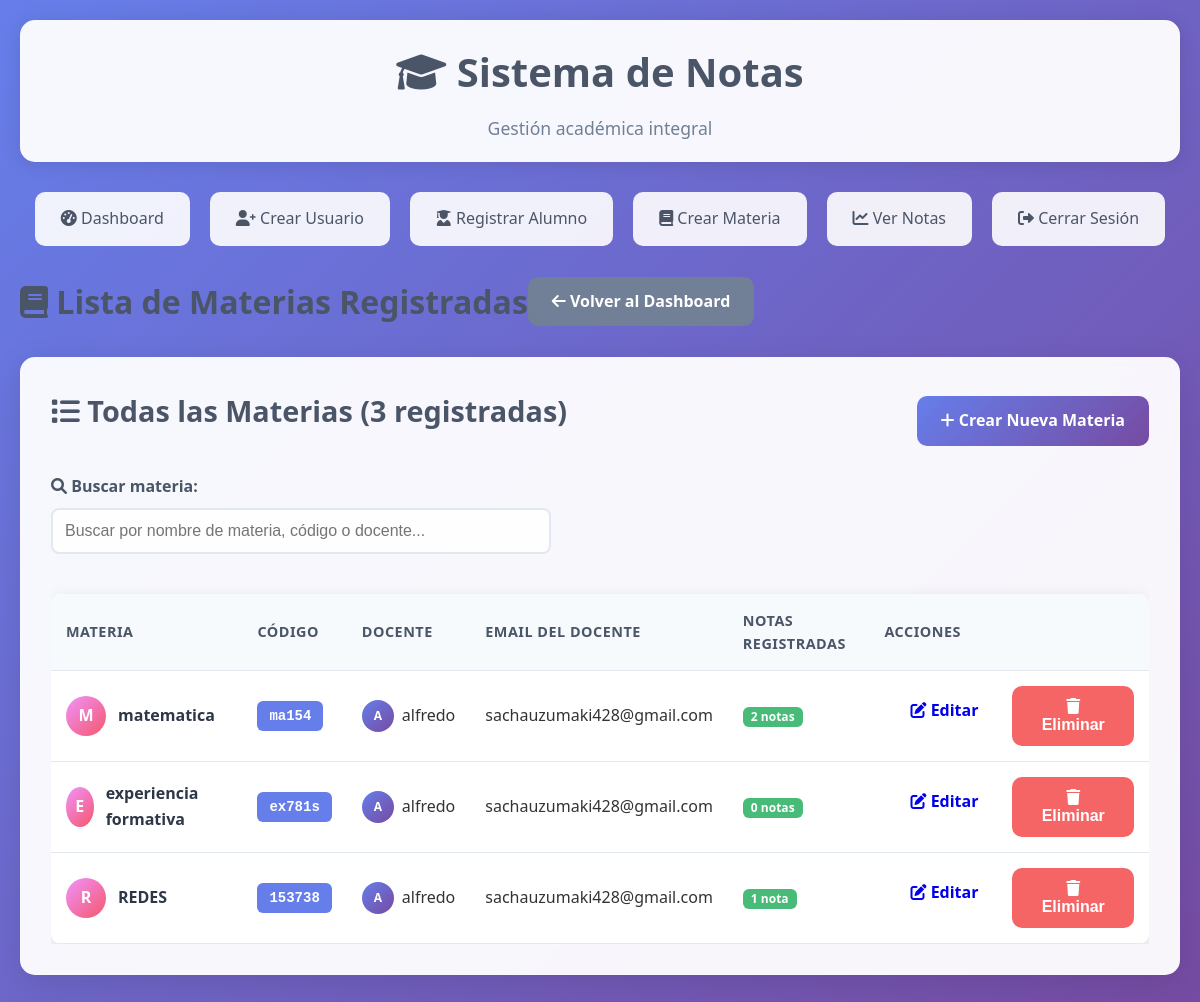
The app's page /admin/ver_materias (signed in), older data.
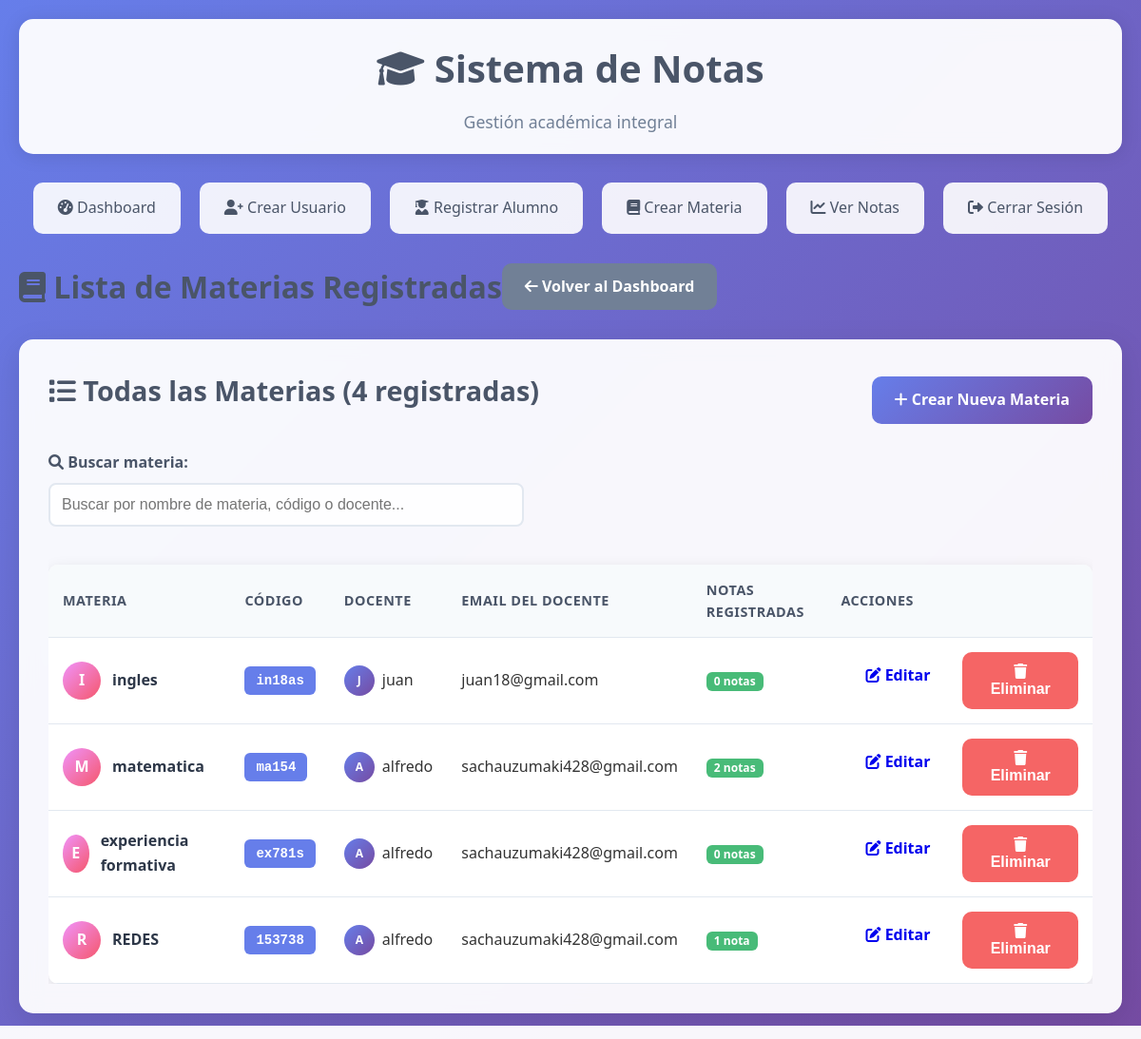
The same page, newer data.
### app.py (models this page shows)
class Materia(db.Model):
    id = db.Column(db.Integer, primary_key=True)
    nombre = db.Column(db.String(100), nullable=False)
    codigo = db.Column(db.String(20), unique=True, nullable=False)
    docente_id = db.Column(db.Integer, db.ForeignKey('usuario.id'), nullable=False)
    docente = db.relationship('Usuario', backref=db.backref('materias', lazy=True))

class Usuario(db.Model):
    id = db.Column(db.Integer, primary_key=True)
    username = db.Column(db.String(80), unique=True, nullable=False)
    email = db.Column(db.String(120), unique=True, nullable=False)
    password_hash = db.Column(db.String(120), nullable=False)
    tipo = db.Column(db.String(20), nullable=False)  # 'admin' o 'docente'
    fecha_creacion = db.Column(db.DateTime, default=datetime.utcnow)

### app.py (the view)
@app.route('/admin/ver_materias')
def admin_ver_materias():
    if not session.get('user_id') or session.get('tipo') != 'admin':
        return redirect(url_for('login'))
    materias_query = db.session.query(Materia, Usuario).join(Usuario, Materia.docente_id == Usuario.id).order_by(Materia.id.desc()).all()
    materias = []
    for materia, docente in materias_query:
        notas_count = Nota.query.filter_by(materia_id=materia.id).count()
        materias.append((materia, docente, notas_count))
    return render_template('admin/ver_materias.html', materias=materias)

### app.py (called while the page is built)
@app.context_processor
def inject_flash_cleanup():
    return dict()

### templates/admin/ver_materias.html (shortened to what the changed rows need)
{% extends "base.html" %}
{% block content %}
<div class="dashboard-header">
    <div style="display: flex; justify-content: space-between; align-items: center;">
        <h1 class="dashboard-title"><i class="fas fa-book"></i> Lista de Materias Registradas</h1>
    </div>
</div>
<div class="card">
    <div style="display: flex; justify-content: space-between; align-items: center; margin-bottom: 20px;">
        <h2><i class="fas fa-list"></i> Todas las Materias ({{ materias|length }} registradas)</h2>
        <a href="{{ url_for('admin_crear_materia') }}" class="btn btn-primary">
            <i class="fas fa-plus"></i> Crear Nueva Materia
        </a>
    </div>
    {% if materias %}
    <div class="table-responsive">
        <table class="table">
            <thead>
                <tr>
                    <th>Materia</th>
                    <th>Código</th>
                    <th>Docente</th>
                    <th>Email del Docente</th>
                    <th>Notas Registradas</th>
                    <th>Acciones</th>
                </tr>
            </thead>
            <tbody>
                {% for materia, docente, notas_count in materias %}
                <tr class="materia-row"
                    data-nombre="{{ materia.nombre }}"
                    data-codigo="{{ materia.codigo }}"
                    data-docente="{{ docente.username }}">
                    <td>
                        <div style="display: flex; align-items: center;">
                            <div class="avatar" style="width: 40px; height: 40px; border-radius: 50%; background: linear-gradient(135deg, #f093fb 0%, #f5576c 100%); display: flex; align-items: center; justify-content: center; margin-right: 12px; color: white; font-weight: bold; font-size: 16px;">
                                {{ materia.nombre[0].upper() }}
                            </div>
                            <div>
                                <div style="font-weight: 600; color: #2d3748;">{{ materia.nombre }}</div>
                            </div>
                        </div>
                    </td>
                    <td>
                        <span class="badge badge-primary" style="font-size: 14px; padding: 8px 12px; font-family: monospace;">
                            {{ materia.codigo }}
                        </span>
                    </td>
                    <td>
                        <div style="display: flex; align-items: center;">
                            <div class="avatar" style="width: 32px; height: 32px; border-radius: 50%; background: linear-gradient(135deg, #667eea 0%, #764ba2 100%); display: flex; align-items: center; justify-content: center; margin-right: 8px; color: white; font-weight: bold; font-size: 12px;">
                                {{ docente.username[0].upper() }}
                            </div>
                            <span style="font-weight: 500;">{{ docente.username }}</span>
                        </div>
                    </td>
                    <td>{{ docente.email }}</td>
                    <td>
                        <span class="badge badge-success" style="font-size: 12px; padding: 4px 8px;">
                            {{ notas_count }} nota{{ 's' if notas_count != 1 else '' }}
                        </span>
                    </td>
                    <td>
                        <div style="display: flex; gap: 8px;">
                            <a href="{{ url_for('admin_editar_materia', materia_id=materia.id) }}" class="btn btn-warning btn-sm">
                                <i class="fas fa-edit"></i> Editar
                            </a>
                            <button type="button" class="btn btn-danger btn-sm" onclick="confirmarEliminarMateria('{{ materia.id }}', '{{ materia.nombre }}')">
                                <i class="fas fa-trash"></i> Eliminar
                            </button>
                        </div>
                    </td>
                </tr>
                {% endfor %}
            </tbody>
        </table>
    </div>
    {% else %}
    <div class="alert alert-info">
        <i class="fas fa-info-circle"></i>
        No hay materias registradas. <a href="{{ url_for('admin_crear_materia') }}">Crear la primera materia</a>
    </div>
    {% endif %}
</div>
{% endblock %}

Row changes from the older to the newer data that the page shows:
added Materia: nombre "I", nombre "ingles", codigo "in18as", username "J", username "juan", email "juan18@gmail.com", notas_count "0", value "s"
Text that changed along with them:
{{ materias|length }}: "3" → "4"
